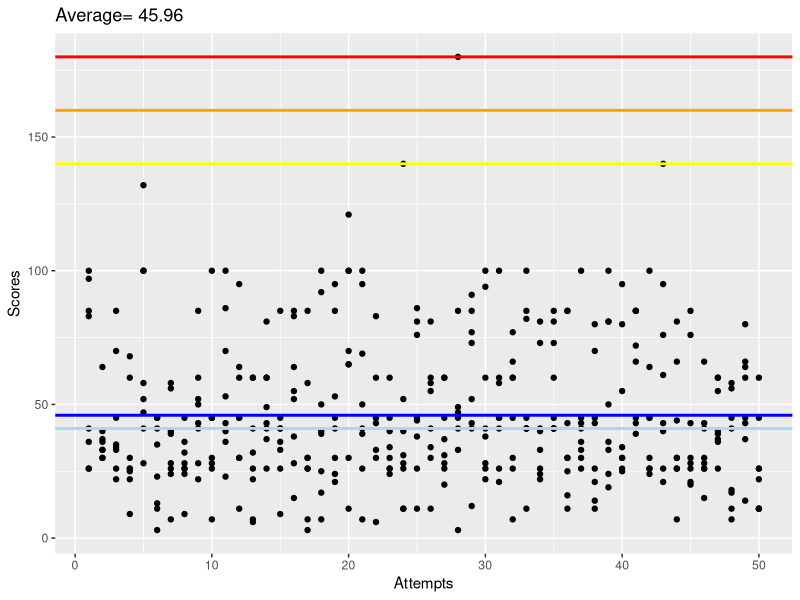

Recreate this plot in R.
library(ggplot2)
#Scores1 28NOV16
scores1 <- c(26,33,85,60,41,35,7,26,52,45,53,45,26,43,41,55,30,40,41,121,39,43,30,40,44,60,26,3,12,26,41,45,11,81,41,85,45,43,100,34,72,30,43,66,26,28,36,41,66,11)
#Scores2 16JAN17
scores2 <- c(41,30,33,25,100,23,40,9,50,100,43,45,60,49,85,83,58,17,45,65,50,30,24,52,86,58,28,41,52,100,45,30,45,73,73,25,100,14,50,26,85,45,26,44,21,15,39,45,43,26)
#Scores3 23JAN17
scores3 <- c(85,40,70,9,58,45,26,45,85,7,23,30,22,41,45,28,26,100,95,100,41,45,26,26,81,30,31,180,85,41,60,66,100,26,81,16,33,70,24,30,45,45,140,81,30,41,60,17,60,45)
#Scores4 01FEB17
scores4 <- c(97,36,26,30,28,11,39,26,22,45,86,30,41,37,9,85,85,39,53,70,95,33,26,11,26,34,20,49,41,94,45,60,41,22,60,30,43,45,36,95,39,26,95,7,28,66,26,7,80,11)
#Scores5 06FEB17
scores5 <- c(100,37,45,68,132,41,58,32,41,28,36,95,60,60,36,38,7,92,21,100,26,83,60,28,45,55,45,47,77,60,100,7,85,41,45,43,36,26,19,25,66,64,76,26,76,26,55,58,45,26)
#Scores6 15FEB17
scores6 <- c(36,30,22,22,100,13,24,28,28,45,100,11,32,26,26,64,26,50,30,11,100,6,45,31,11,41,60,85,43,22,26,77,41,40,41,30,26,21,81,55,85,24,21,30,85,26,60,18,64,60)
#Scores7 20FEB17
scores7 <- c(26,64,35,26,47,45,28,24,60,30,40,60,7,60,41,15,30,7,85,65,69,45,34,140,38,81,37,33,73,38,58,60,41,33,41,85,41,80,81,30,85,100,61,30,43,30,40,11,37,22)
#Scores8 22FEB17
scores8 <- c(83,33,34,26,52,3,56,36,43,26,70,64,6,81,33,52,3,25,24,30,7,60,40,11,76,11,60,45,91,28,21,26,82,24,85,11,30,11,33,80,43,26,40,26,20,43,37,56,14,11)

scores <- c(scores1,scores2,scores3,scores4,scores5,scores6,scores7,scores8)

ScoreTable <- data.frame(1:50,scores1,scores2,scores3,scores4,scores5,scores6,scores7,scores8)
colnames(ScoreTable)[1] <- 'Attempts'

ScoreTable2 <- as.data.frame(rbind(scores1,scores2,scores3,scores4,scores5,scores6,scores7))

gg <- ggplot(ScoreTable,aes(Attempts)) + ggtitle(paste('Average=',mean(scores)))
gg <- gg + geom_point(aes(y=scores1))
gg <- gg + geom_point(y=scores2)
gg <- gg + geom_point(y=scores3)
gg <- gg + geom_point(y=scores4)
gg <- gg + geom_point(y=scores5)
gg <- gg + geom_point(y=scores6)
gg <- gg + geom_point(y=scores7)
gg <- gg + geom_point(y=scores8)
gg <- gg + geom_hline(color='blue', yintercept =  mean(scores), size=1)
gg <- gg + geom_hline(color='lightblue', yintercept =  median(scores), size=1)
gg <- gg + geom_hline(color='yellow', yintercept =  140, size = 1)
gg <- gg + geom_hline(color='orange', yintercept =  160, size = 1)
gg <- gg + geom_hline(color='red', yintercept =  180, size = 1)
gg <- gg + labs(y='Scores')
gg
